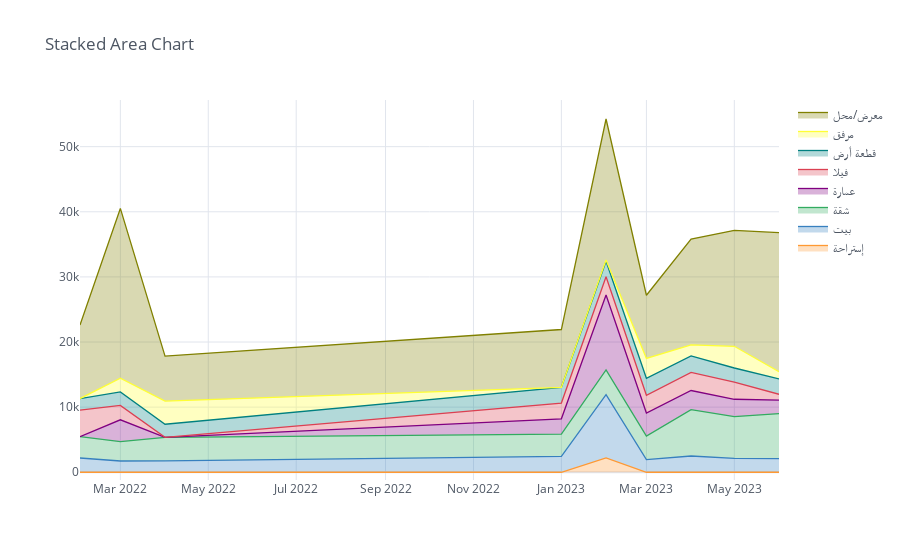

The cell this chart's notebook holds for it:
### Code cell
pyo.init_notebook_mode(connected=True)
cf.go_offline()
pivot_table3.iplot(kind='area', x='month_year', y=['إستراحة','بيت','شقة','عمارة','فيلا','قطعة أرض','مرفق','معرض/محل'], fill=True, theme='white', title='Stacked Area Chart')

### Figure 1 — Plotly figure (JSON) as saved in the notebook; plotly's stock layout.template omitted (floating-point values rounded to 4 significant figures)
{"data": [{"fill": "tonexty", "fillcolor": "rgba(255, 153, 51, 0.3)", "line": {"color": "rgba(255, 153, 51, 1.0)", "dash": "solid", "shape": "linear", "width": 1.3}, "mode": "lines", "name": "إستراحة", "text": "", "type": "scatter", "x": ["2022-02-01", "2022-03-01", "2022-04-01", "2023-01-01", "2023-02-01", "2023-03-01", "2023-04-01", "2023-05-01", "2023-06-01"], "y": [0, 0, 0, 0, 2200, 0, 0, 0, 0]}, {"fill": "tonexty", "fillcolor": "rgba(55, 128, 191, 0.3)", "line": {"color": "rgba(55, 128, 191, 1.0)", "dash": "solid", "shape": "linear", "width": 1.3}, "mode": "lines", "name": "بيت", "text": "", "type": "scatter", "x": ["2022-02-01", "2022-03-01", "2022-04-01", "2023-01-01", "2023-02-01", "2023-03-01", "2023-04-01", "2023-05-01", "2023-06-01"], "y": [2191.0, 1730.0, 1739.0, 2438.0, 11920.0, 1948.0, 2498.0, 2135.0, 2088.0]}, {"fill": "tonexty", "fillcolor": "rgba(50, 171, 96, 0.3)", "line": {"color": "rgba(50, 171, 96, 1.0)", "dash": "solid", "shape": "linear", "width": 1.3}, "mode": "lines", "name": "شقة", "text": "", "type": "scatter", "x": ["2022-02-01", "2022-03-01", "2022-04-01", "2023-01-01", "2023-02-01", "2023-03-01", "2023-04-01", "2023-05-01", "2023-06-01"], "y": [5462.0, 4715.0, 5365.0, 5867.0, 15720.0, 5553.0, 9607.0, 8537.0, 8992.0]}, {"fill": "tonexty", "fillcolor": "rgba(128, 0, 128, 0.3)", "line": {"color": "rgba(128, 0, 128, 1.0)", "dash": "solid", "shape": "linear", "width": 1.3}, "mode": "lines", "name": "عمارة", "text": "", "type": "scatter", "x": ["2022-02-01", "2022-03-01", "2022-04-01", "2023-01-01", "2023-02-01", "2023-03-01", "2023-04-01", "2023-05-01", "2023-06-01"], "y": [5462.0, 8056.0, 5365.0, 8210.0, 27230.0, 9100.0, 12550.0, 11210.0, 11090.0]}, {"fill": "tonexty", "fillcolor": "rgba(219, 64, 82, 0.3)", "line": {"color": "rgba(219, 64, 82, 1.0)", "dash": "solid", "shape": "linear", "width": 1.3}, "mode": "lines", "name": "فيلا", "text": "", "type": "scatter", "x": ["2022-02-01", "2022-03-01", "2022-04-01", "2023-01-01", "2023-02-01", "2023-03-01", "2023-04-01", "2023-05-01", "2023-06-01"], "y": [9528.0, 10270.0, 5365.0, 10630.0, 30020.0, 11820.0, 15330.0, 13830.0, 11970.0]}, {"fill": "tonexty", "fillcolor": "rgba(0, 128, 128, 0.3)", "line": {"color": "rgba(0, 128, 128, 1.0)", "dash": "solid", "shape": "linear", "width": 1.3}, "mode": "lines", "name": "قطعة أرض", "text": "", "type": "scatter", "x": ["2022-02-01", "2022-03-01", "2022-04-01", "2023-01-01", "2023-02-01", "2023-03-01", "2023-04-01", "2023-05-01", "2023-06-01"], "y": [11320.0, 12330.0, 7379.0, 13050.0, 32420.0, 14440.0, 17880.0, 16010.0, 14330.0]}, {"fill": "tonexty", "fillcolor": "rgba(255, 255, 51, 0.3)", "line": {"color": "rgba(255, 255, 51, 1.0)", "dash": "solid", "shape": "linear", "width": 1.3}, "mode": "lines", "name": "مرفق", "text": "", "type": "scatter", "x": ["2022-02-01", "2022-03-01", "2022-04-01", "2023-01-01", "2023-02-01", "2023-03-01", "2023-04-01", "2023-05-01", "2023-06-01"], "y": [11320.0, 14450.0, 10920.0, 13050.0, 32580.0, 17480.0, 19580.0, 19350.0, 15450.0]}, {"fill": "tonexty", "fillcolor": "rgba(128, 128, 0, 0.3)", "line": {"color": "rgba(128, 128, 0, 1.0)", "dash": "solid", "shape": "linear", "width": 1.3}, "mode": "lines", "name": "معرض/محل", "text": "", "type": "scatter", "x": ["2022-02-01", "2022-03-01", "2022-04-01", "2023-01-01", "2023-02-01", "2023-03-01", "2023-04-01", "2023-05-01", "2023-06-01"], "y": [22620.0, 40520.0, 17840.0, 21920.0, 54250.0, 27180.0, 35800.0, 37150.0, 36800.0]}], "layout": {"autosize": true, "legend": {"bgcolor": "#FFFFFF", "font": {"color": "#4D5663"}}, "paper_bgcolor": "#FFFFFF", "plot_bgcolor": "#FFFFFF", "title": {"font": {"color": "#4D5663"}, "text": "Stacked Area Chart"}, "xaxis": {"autorange": true, "gridcolor": "#E1E5ED", "range": ["2022-02-01", "2023-06-01"], "showgrid": true, "tickfont": {"color": "#4D5663"}, "title": {"font": {"color": "#4D5663"}, "text": ""}, "type": "date", "zerolinecolor": "#E1E5ED"}, "yaxis": {"autorange": true, "gridcolor": "#E1E5ED", "range": [-1188.0, 57170.0], "showgrid": true, "tickfont": {"color": "#4D5663"}, "title": {"font": {"color": "#4D5663"}, "text": ""}, "type": "linear", "zerolinecolor": "#E1E5ED"}}}
